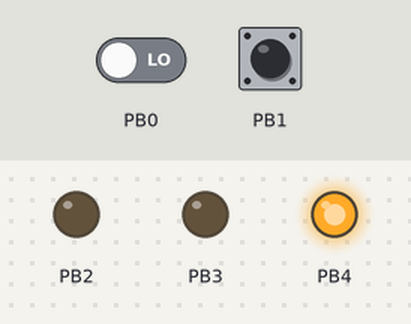
Recording of a sketch running on a simulated ATtiny85, built with avr-gcc and run on an emulated ATtiny85. Parts: output pins drawn as LEDs (lit = HIGH). The inputs (shaded band) are chosen by the test bench; at power-on: PB1 HIGH, PB0 LOW.

Above: at 0.8 s.
0.9 s: PB1 pulled LOW for 0.15 s
At 2.9 s:
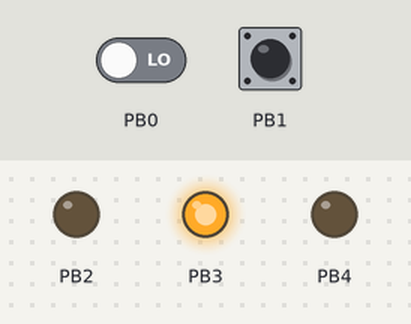
3.4 s: PB0 driven HIGH
At 4.0 s:
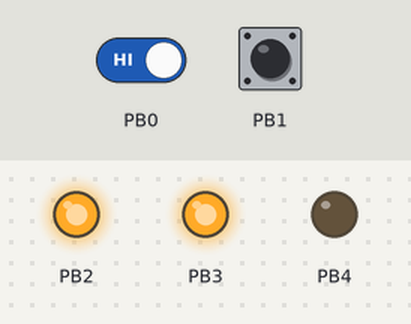
4.9 s: PB0 driven LOW
At 5.2 s:
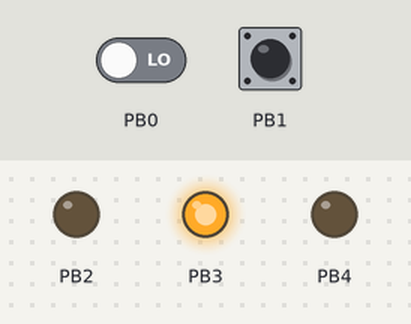
Timing chart, 0 to 7.9 s (numbered marks = the images above; inputs shaded):
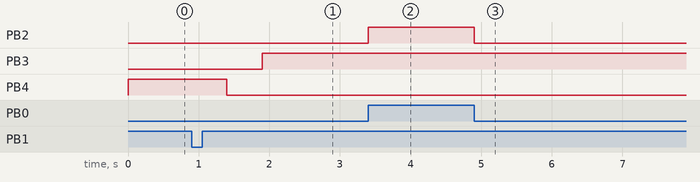

The sketch:

AtTinyEV.ino
```cpp
/*
	NAME:
	ATTiny Control Program for Electric Vehicle

	DESCRIPTION:
	Waits for press of start button, then enables motor and counts pulses from encoder
		wheel. Ends when the number of pulses meets a predefined value, and then
		enables the brakes. All buttons are active low, while the motors are connected
		to MOSFETS that are active high.

	(C) 2016 Jason Li

	COMPATIBILITY:
	Used on ATTiny 25/45/85 series.

	PINOUT:
		PB0: Encoder
		PB1: Activation switch
		PB2: Indicator LED
		PB3: Motor on MOSFET
		PB4: Motor brake MOSFET
*/

#include <avr/interrupt.h>
#include <avr/io.h>
#define F_CPU 8000000UL // 8 MHz
#include <util/delay.h>

unsigned static volatile int left_count = 0;
unsigned static volatile int left_count_large = 0;

constexpr int dist_large = 0; //total distance = 65535*dist_large+dist
constexpr int dist = 1400;

//OLD EV
//n=-100/553*(math.sqrt(219654068-138250*d)-15500)
//d in centimeters

//NEW EV
//n=1.6058d-235.04
//d in centimeters

ISR(PCINT0_vect) {
	++left_count;
	PORTB^=(1<<PB2); //blink indicator LED
}

//N=1.622L-290.83, L in cm

//800 22'0.5" 671.83cm
//1000 27'6.5" 2'5" 839.47cm
//1200 28'2" 2' 858.52cm
//1400 34'0" 1036.32cm
//1600 39'0.5" 1189.99cm

int main() {

	DDRB = DDRB|(1<<PB2)|(1<<PB3)|(1<<PB4); //enable outputs on LED and MOSFET outputs

	PORTB = (1<<PB1)|(1<<PB4); //set pullup on switch, enable brake

	GIMSK |= (1<<PCIE); //enable pin change interrupt
	PCMSK |= (1<<PCINT0); //pin change interrupt on pin 0

	while (PINB&(1<<PB1)); //wait until button pressed
	_delay_ms(500);
	PORTB &= ~(1<<PB4); //brake off
	_delay_ms(500);
	PORTB |= (1<<PB3); //motor on

	sei();

	while (left_count_large < dist_large) {
		while (left_count < 65535);
		left_count = 0;
		++left_count_large;
	}
	left_count = 0;
	while (left_count < dist);
	PORTB &= ~(1<<PB3); //stop motor
	PORTB = (1<<PB4); //brake
}
```

Measured:
- after the input at 0.9 s, PB3: LOW → HIGH after 1.0 s; PB4: HIGH → LOW after 0.50 s
- after the input at 3.4 s, PB2: LOW → HIGH at once
- after the input at 4.9 s, PB2: HIGH → LOW at once
